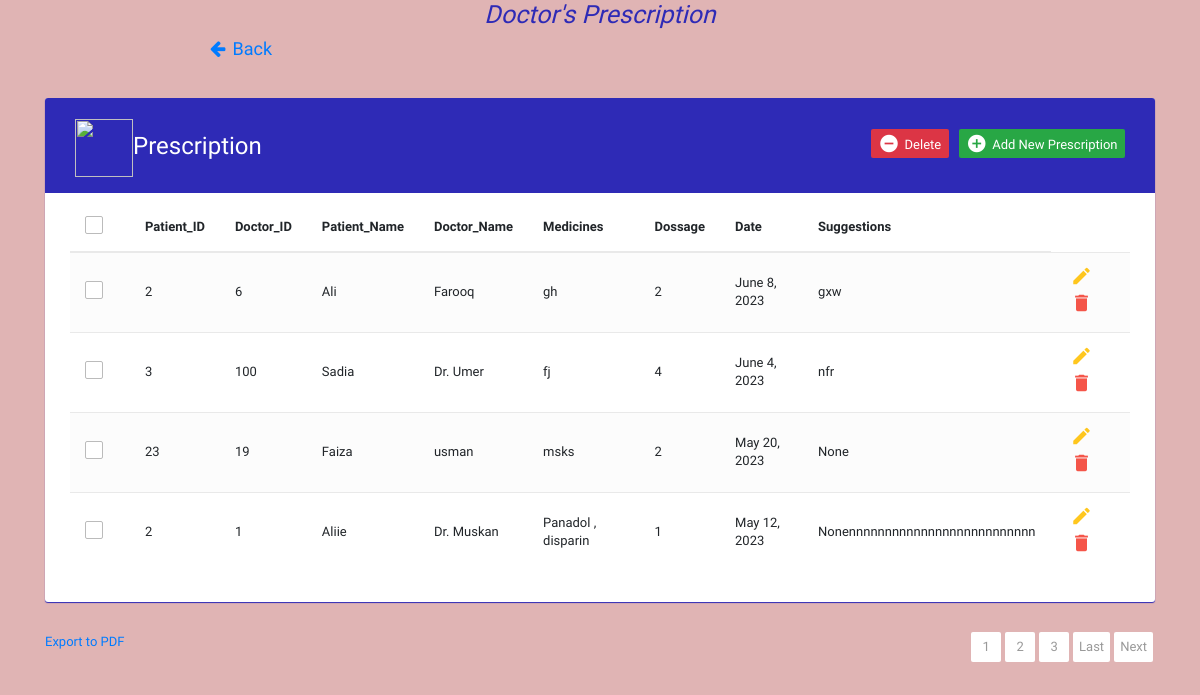
/home/prescription/, run on the app's committed database.
### Doctor/models.py (models this page shows, shortened)
class Doctors_Prescription(models.Model):
    patient_Id = models.IntegerField(null=True)
    doctor_Id = models.IntegerField(null=True)
    doctor_Name = models.TextField(max_length=100, null=True)
    patient_Name = models.TextField(max_length=100, null=True)
    medicine_Name = models.TextField(max_length=100, null=True)
    medicine_Dossage = models.IntegerField(null=True)
    date = models.DateField(max_length=100, null=True)
    patient_Age = models.IntegerField(null=True)
    tests_To_Done = models.IntegerField(null=True, blank=True)
    date_Of_Birth = models.DateField(null=True, blank=True)
    diagnosed_With = models.TextField(blank=True, null=True)
    suggestions = models.TextField(blank=True, null=True,default="Noo")
    signature = models.TextField(blank=True, null=True)

### Doctor/views.py (the view)
# urls.py: path('home/prescription/',views.INDEX,name="main_prescription"),
def INDEX(request):           #Read values from prescription
   presc_obj=Doctors_Prescription.objects.order_by('-date')        #to add a for loop in html page to read all objects
   paginator=Paginator(presc_obj,4)       #ye line bata rahi hai k kitna data lana hai
   page_number=request.GET.get('page')    # ye line page number get kar rahi hai
   presc_obj_final=paginator.get_page(page_number)
   totalpage=presc_obj_final.paginator.num_pages #this line is use to find the last page by finding total pages
   context={
      'presc_obj':presc_obj_final,
      'lastpage':totalpage,
      'totalpagelist':[n+1 for n in range(totalpage)]
   }
   return render(request,'index.html',context)

### Doctor/templates/index.html (shortened to what this page needs)
<!DOCTYPE html>
<html lang="en">
<head>
	<link rel="stylesheet" href="https://maxcdn.bootstrapcdn.com/font-awesome/4.7.0/css/font-awesome.min.css">
	<link rel="stylesheet" href="https://maxcdn.bootstrapcdn.com/bootstrap/3.3.7/css/bootstrap.min.css">
<link rel="stylesheet" href="https://stackpath.bootstrapcdn.com/bootstrap/4.3.1/css/bootstrap.min.css">
<link rel="stylesheet" href="https://cdnjs.cloudflare.com/ajax/libs/bootstrap-datepicker/1.9.0/css/bootstrap-datepicker.min.css">
<body>
	<div>
		<b><i><h1 style="text-align: center;"> Doctor's Prescription </h1></i></b>
		<a href="{% url 'Homepage' %}" onclick="goBack()" style=" margin-left: 0px; margin-top: -70px; font-size: large;text-decoration: none;">
			<i class="fa fa-arrow-left" style="margin-top: -70px; margin-left: 210px; width: 18px; height: 28px;" href="{% url 'Homepage' %}"></i> Back
		  </a></div>
	<div class="container">
		<div class="table-wrapper">
			<div class="table-title">
				<div class="row">
					<div class="col-sm-6">
						<h2 style="margin: 0pc,100pc,0pc,0pc;"> <img width="58pc" height="58pc"
								src="https://png.pngtree.com/png-vector/20230413/ourmid/pngtree-prescription-flat-icon-vector-png-image_6705258.png"
								alt="">Prescription
						</h2>
					</div>
					<div class="col-sm-6" style="margin-top:15px;">
						<a href="#addPrescription" class="btn btn-success" data-toggle="modal"><i
								class="material-icons">&#xE147;</i> <span>Add New Prescription</span></a>
						<a href="#deletePrescription-{{forloop.counter}}" class="btn btn-danger" data-toggle="modal"><i
								class="material-icons">&#xE15C;</i> <span>Delete</span></a>
					</div>
				</div>
			</div>
			<table class="table table-striped table-hover">
				<thead>
					<tr>
						<th>
							<span class="custom-checkbox">
								<label for="selectAll"></label>
							</span>
						</th>
						<th>Patient_ID</th>
						<th>Doctor_ID</th>
						<th>Patient_Name</th>
						<th>Doctor_Name</th>
						<th>Medicines</th>
						<th>Dossage</th>
						<th>Date</th>
						<th>Suggestions</th>
					</tr>
				</thead>
				<tbody>
					{% for i in presc_obj %}
					<tr>
						<td>
							<span class="custom-checkbox">
								<label for="checkbox1"></label>
							</span>
						</td>
						<td>{{i.doctor_Id}}</td>
						<td>{{i.patient_Id}}</td>
						<td>{{i.patient_Name}}</td>
						<td>{{i.doctor_Name}}</td>
						<td>{{i.medicine_Name}}</td>
						<td>{{i.medicine_Dossage}}</td>
						<td>{{i.date}}</td>
						<td>{{i.suggestions}}</td>
						<td>
							<a href="#editprescription-{{forloop.counter}}" class="edit" data-toggle="modal"><i
									class="material-icons" data-toggle="tooltip" title="Edit">&#xE254;</i></a>
							<a href="#deletePrescription-{{forloop.counter}}" class="delete" data-toggle="modal"><i
									class="material-icons" data-toggle="tooltip" title="Delete">&#xE872;</i></a>
						</td>
					</tr>
					{% endfor %}
				</tbody>
			</table>
		</div>
		<nav aria-label="...">
			<ul class="pagination">
			  {% for n in totalpagelist %}
			  <li class="page-item"><a class="page-link" href="/prescription/?page={{n}}">{{n}}</a></li>
			  {% endfor %}
			  {% if presc_obj.has_next %}
			  <li class="page-item">
				<a class="page-link" href="/prescription/?page={{lastpage}}">Last</a>
			  </li>
			  <li class="page-item">
				<a class="page-link" href="/prescription/?page={{presc_obj.next_page_number}}">Next</a>
			  </li>
			  {% endif %}
			</ul>
		  </nav>
		  <a href="{% url 'export_to_pdf_prescription' %}">Export to PDF</a>
	</div>
</body>
</html>

### Doctor/templates/index.html (style rules this page uses)
body { color: rgb(46, 42, 182); background: #e0b4b4; font-family: 'Varela Round', sans-serif; font-size: 13px; }
.table-wrapper { background: #fff; padding: 20px 25px; margin: 30px 0; border-radius: 3px; box-shadow: 0 1px 1px rgb(46, 42, 182); }
.table-title { padding-bottom: 15px; background: rgb(46, 42, 182); color: #fff; padding: 16px 30px; margin: -20px -25px 10px; border-radius: 3px 3px 0 0; }
.table-title h2 { margin: 5px 0 0; font-size: 24px; }
.table-title .btn { color: #fff; float: right; font-size: 13px; border: none; min-width: 50px; border-radius: 2px; border: none; outline: none !important; margin-left: 10px; }
.table-title .btn i { float: left; font-size: 21px; margin-right: 5px; }
.table-title .btn span { float: left; margin-top: 2px; }
table.table tr th, table.table tr td { border-color: #e9e9e9; padding: 12px 15px; vertical-align: middle; }
table.table tr th:first-child { width: 60px; }
table.table tr th:last-child { width: 100px; }
table.table-striped tbody tr:nth-of-type(odd) { background-color: #fcfcfc; }
table.table td:last-child i { opacity: 0.9; font-size: 22px; margin: 0 5px; }
table.table td a { font-weight: bold; color: rgb(46, 42, 182); display: inline-block; text-decoration: none; outline: none !important; }
table.table td a.edit { color: #FFC107; }
table.table td a.delete { color: #F44336; }
table.table td i { font-size: 19px; }
.pagination { float: right; margin: 0 0 5px; }
.pagination li a { border: none; font-size: 13px; min-width: 30px; min-height: 30px; color: #999; margin: 0 2px; line-height: 30px; border-radius: 2px !important; text-align: center; padding: 0 6px; }
.custom-checkbox { position: relative; }
.custom-checkbox label:before { width: 18px; height: 18px; }
.custom-checkbox label:before { content: ''; margin-right: 10px; display: inline-block; vertical-align: text-top; background: white; border: 1px solid #bbb; border-radius: 2px; box-sizing: border-box; z-index: 2; }

### data on the page
Doctors_Prescription: doctor_Id "2", patient_Id "6", patient_Name "Ali", doctor_Name "Farooq", medicine_Name "gh", medicine_Dossage "2", date "June 8, 2023", suggestions "gxw"
Doctors_Prescription: doctor_Id "3", patient_Id "100", patient_Name "Sadia", doctor_Name "Dr. Umer", medicine_Name "fj", medicine_Dossage "4", date "June 4, 2023", suggestions "nfr"
Doctors_Prescription: doctor_Id "23", patient_Id "19", patient_Name "Faiza", doctor_Name "usman", medicine_Name "msks", medicine_Dossage "2", date "May 20, 2023", suggestions "None"
Doctors_Prescription: doctor_Id "2", patient_Id "1", patient_Name "Aliie", doctor_Name "Dr. Muskan", medicine_Name "Panadol , disparin", medicine_Dossage "1", date "May 12, 2023", suggestions "Nonennnnnnnnnnnnnnnnnnnnnnnnnn"

### other printed values
{{ n }} "1" "2" "3"
